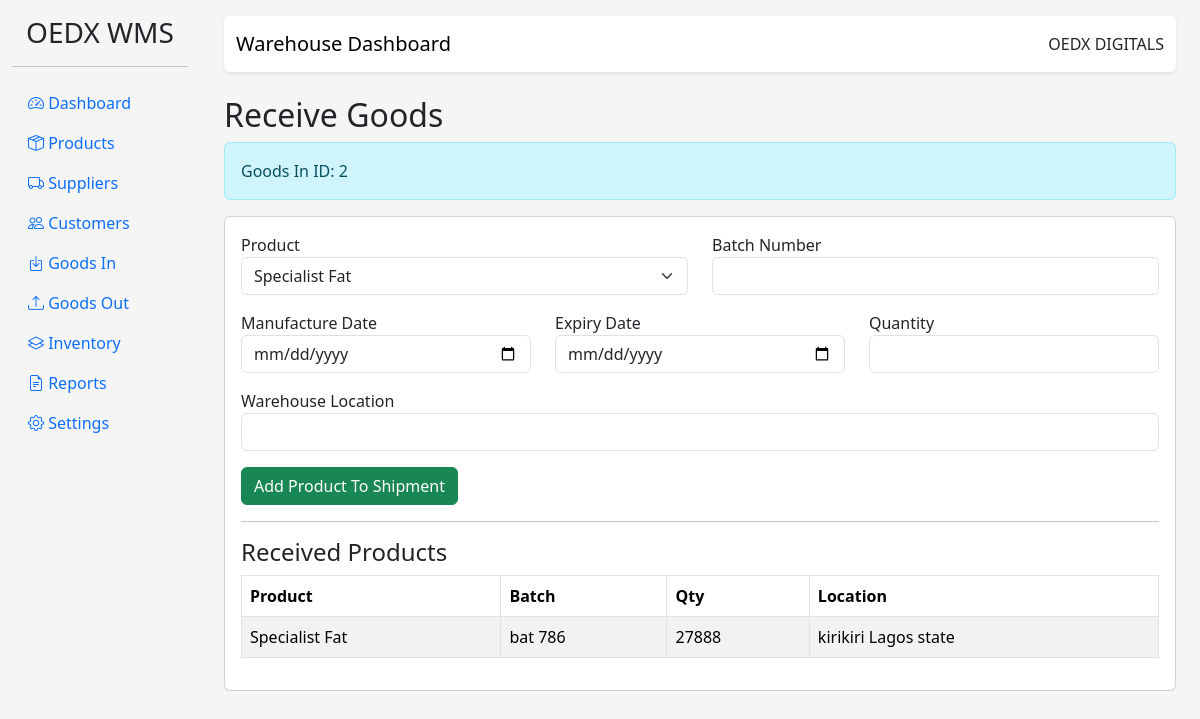
Screenshot of /goods-in/2/items with the database file from the repository.
### app/models/goods_in.py (models this page shows, shortened)
class GoodsIn(db.Model):
    __tablename__ = "goods_in"
    id = db.Column(db.Integer, primary_key=True)
    reference_no = db.Column(
        db.String(100),
        unique=True,
        nullable=False
    )
    supplier_id = db.Column(
        db.Integer,
        db.ForeignKey("suppliers.id"),
        nullable=False
    )
    container_number = db.Column(db.String(100))
    truck_number = db.Column(db.String(100))
    driver_name = db.Column(db.String(100))
    received_by = db.Column(db.String(100))
    received_date = db.Column(
        db.DateTime,
        default=datetime.utcnow
    )
    remarks = db.Column(db.Text)
    items = db.relationship(
        "GoodsInItem",
        backref="goods_in",
        lazy=True,
        cascade="all, delete-orphan"
    )

class GoodsInItem(db.Model):
    __tablename__ = "goods_in_items"
    id = db.Column(db.Integer, primary_key=True)
    goods_in_id = db.Column(
        db.Integer,
        db.ForeignKey("goods_in.id"),
        nullable=False
    )
    product_id = db.Column(
        db.Integer,
        db.ForeignKey("products.id"),
        nullable=False
    )
    batch_id = db.Column(
        db.Integer,
        db.ForeignKey("batches.id"),
        nullable=False
    )
    quantity = db.Column(
        db.Integer,
        nullable=False
    )

### app/models/product.py (models this page shows, shortened)
class Product(db.Model):
    __tablename__ = "products"
    id = db.Column(db.Integer, primary_key=True)
    name = db.Column(
        db.String(150),
        nullable=False
    )
    sku = db.Column(
        db.String(100),
        unique=True
    )
    barcode = db.Column(
        db.String(100),
        unique=True
    )
    category_id = db.Column(
        db.Integer,
        db.ForeignKey("categories.id")
    )
    brand = db.Column(
        db.String(100)
    )
    unit = db.Column(
        db.String(30)
    )
    minimum_stock = db.Column(
        db.Integer,
        default=0
    )
    description = db.Column(
        db.Text
    )
    status = db.Column(
        db.String(20),
        default="Active"
    )
    created_at = db.Column(
        db.DateTime,
        default=datetime.utcnow
    )
    batches = db.relationship(
        "Batch",
        backref="product",
        lazy=True,
        cascade="all, delete-orphan"
    )
    goods_in_items = db.relationship(
        "GoodsInItem",
        backref="product",
        lazy=True
    )

### app/models/batch.py (models this page shows, shortened)
class Batch(db.Model):
    __tablename__ = "batches"
    id = db.Column(db.Integer, primary_key=True)
    product_id = db.Column(
        db.Integer,
        db.ForeignKey("products.id"),
        nullable=False
    )
    supplier_id = db.Column(
        db.Integer,
        db.ForeignKey("suppliers.id")
    )
    batch_number = db.Column(
        db.String(100),
        unique=True,
        nullable=False
    )
    manufacture_date = db.Column(
        db.Date
    )
    expiry_date = db.Column(
        db.Date
    )
    quantity = db.Column(
        db.Integer,
        nullable=False,
        default=0
    )
    warehouse_location = db.Column(
        db.String(100)
    )
    status = db.Column(
        db.String(30),
        default="Available"
    )
    created_at = db.Column(
        db.DateTime,
        default=datetime.utcnow
    )
    goods_in_items = db.relationship(
        "GoodsInItem",
        backref="batch",
        lazy=True
    )
    goods_out_items = db.relationship(
        "GoodsOutItem",
        backref="batch",
        lazy=True
    )
    stock_movements = db.relationship(
        "StockMovement",
        backref="batch",
        lazy=True,
        cascade="all, delete-orphan"
    )

### app/blueprints/goods_in.py (the view, shortened to what this page needs)
@goods_in_bp.route("/<int:goods_in_id>/items", methods=["GET", "POST"])
def items(goods_in_id):
    goods_in = GoodsIn.query.get_or_404(goods_in_id)
    form = GoodsInItemForm()
    form.product_id.choices = [
        (product.id, product.name)
        for product in Product.query.order_by(Product.name).all()
    ]
    items = GoodsInItem.query.filter_by(
        goods_in_id=goods_in.id
    ).all()
    return render_template(
        "goods_in/items.html",
        form=form,
        goods_in=goods_in,
        items=items,
    )

### app/forms/goods_in.py
class GoodsInItemForm(FlaskForm):
    product_id = SelectField(
        "Product",
        coerce=int,
        validators=[DataRequired()]
    )
    batch_number = StringField(
        "Batch Number",
        validators=[DataRequired()]
    )
    manufacture_date = DateField(
        "Manufacture Date",
        format="%Y-%m-%d"
    )
    expiry_date = DateField(
        "Expiry Date",
        format="%Y-%m-%d"
    )
    quantity = IntegerField(
        "Quantity",
        validators=[DataRequired()]
    )
    warehouse_location = StringField(
        "Warehouse Location"
    )
    submit = SubmitField(
        "Add Item"
    )

### templates/goods_in/items.html (shortened to what this page needs)
{% extends "base.html" %}
{% block content %}
<h2>Receive Goods</h2>
<div class="alert alert-info">
Goods In ID: {{ goods_in.id }}
</div>
<div class="card">
<div class="card-body">
<form method="POST">
<div class="row">
<div class="col-md-6 mb-3">
{{ form.product_id.label }}
{{ form.product_id(class="form-select") }}
</div>
<div class="col-md-6 mb-3">
{{ form.batch_number.label }}
{{ form.batch_number(class="form-control") }}
</div>
</div>
<div class="row">
<div class="col-md-4 mb-3">
{{ form.manufacture_date.label }}
{{ form.manufacture_date(class="form-control") }}
</div>
<div class="col-md-4 mb-3">
{{ form.expiry_date.label }}
{{ form.expiry_date(class="form-control") }}
</div>
<div class="col-md-4 mb-3">
{{ form.quantity.label }}
{{ form.quantity(class="form-control") }}
</div>
</div>
<div class="mb-3">
{{ form.warehouse_location.label }}
{{ form.warehouse_location(class="form-control") }}
</div>
<button class="btn btn-success">
Add Product To Shipment
</button>
</form>
<hr>
<h4>Received Products</h4>
<table class="table table-bordered table-striped">
    <thead>
        <tr>
            <th>Product</th>
            <th>Batch</th>
            <th>Qty</th>
            <th>Location</th>
        </tr>
    </thead>
    <tbody>
    {% for item in items %}
        <tr>
            <td>{{ item.product.name }}</td>
            <td>{{ item.batch.batch_number }}</td>
            <td>{{ item.quantity }}</td>
            <td>{{ item.batch.warehouse_location }}</td>
        </tr>
    {% else %}
        <tr>
            <td colspan="4" class="text-center">
                No products received yet.
            </td>
        </tr>
    {% endfor %}
    </tbody>
</table>
</div>
</div>
{% endblock %}

### static/css/style.css (style rules this page uses)
body { background:#f5f5f5; }

### rows the page displays
GoodsIn: id "2"
GoodsInItem: product.name "Specialist Fat", batch.batch_number "bat 786", quantity "27888", batch.warehouse_location "kirikiri Lagos state"
